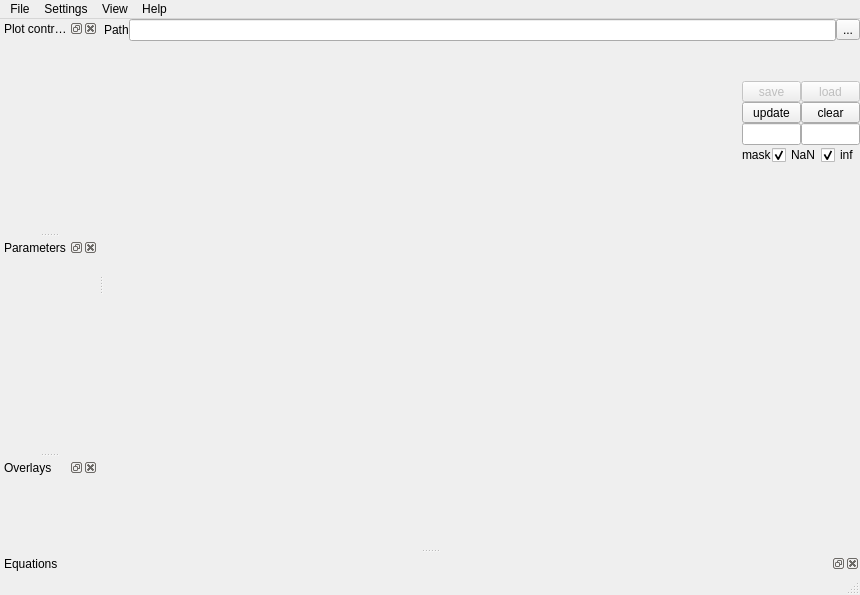
<?xml version="1.0" encoding="UTF-8"?>
<ui version="4.0">
 <class>MainWindow</class>
 <widget class="QMainWindow" name="MainWindow">
  <property name="geometry">
   <rect>
    <x>0</x>
    <y>0</y>
    <width>860</width>
    <height>595</height>
   </rect>
  </property>
  <property name="windowTitle">
   <string>ndxplorer</string>
  </property>
  <property name="windowIcon">
   <iconset resource="ui/resource.qrc">
    <normaloff>:/icons/icon.svg</normaloff>:/icons/icon.svg</iconset>
  </property>
  <widget class="QWidget" name="centralwidget">
   <layout class="QVBoxLayout" name="verticalLayout">
    <property name="spacing">
     <number>0</number>
    </property>
    <property name="leftMargin">
     <number>0</number>
    </property>
    <property name="topMargin">
     <number>0</number>
    </property>
    <property name="rightMargin">
     <number>0</number>
    </property>
    <property name="bottomMargin">
     <number>0</number>
    </property>
    <item>
     <layout class="QHBoxLayout" name="horizontalLayout">
      <property name="spacing">
       <number>0</number>
      </property>
      <item>
       <widget class="QLabel" name="label_2">
        <property name="text">
         <string>Path</string>
        </property>
       </widget>
      </item>
      <item>
       <widget class="QLineEdit" name="lineEditWorkingPath"/>
      </item>
      <item>
       <widget class="QToolButton" name="toolButtonChangePath">
        <property name="text">
         <string>...</string>
        </property>
       </widget>
      </item>
     </layout>
    </item>
    <item>
     <widget class="QWidget" name="widget_2" native="true">
      <property name="sizePolicy">
       <sizepolicy hsizetype="Preferred" vsizetype="Preferred">
        <horstretch>1</horstretch>
        <verstretch>1</verstretch>
       </sizepolicy>
      </property>
      <layout class="QGridLayout" name="gridLayout">
       <property name="leftMargin">
        <number>0</number>
       </property>
       <property name="topMargin">
        <number>0</number>
       </property>
       <property name="rightMargin">
        <number>0</number>
       </property>
       <property name="bottomMargin">
        <number>0</number>
       </property>
       <property name="spacing">
        <number>0</number>
       </property>
       <item row="0" column="0">
        <widget class="QWidget" name="widget_3" native="true">
         <property name="sizePolicy">
          <sizepolicy hsizetype="Expanding" vsizetype="Minimum">
           <horstretch>0</horstretch>
           <verstretch>0</verstretch>
          </sizepolicy>
         </property>
         <property name="minimumSize">
          <size>
           <width>0</width>
           <height>0</height>
          </size>
         </property>
         <property name="maximumSize">
          <size>
           <width>16777215</width>
           <height>16777215</height>
          </size>
         </property>
         <layout class="QVBoxLayout" name="verticalLayout_6">
          <property name="spacing">
           <number>0</number>
          </property>
          <property name="leftMargin">
           <number>0</number>
          </property>
          <property name="topMargin">
           <number>0</number>
          </property>
          <property name="rightMargin">
           <number>0</number>
          </property>
          <property name="bottomMargin">
           <number>0</number>
          </property>
          <item>
           <layout class="QVBoxLayout" name="verticalLayout_5">
            <property name="spacing">
             <number>0</number>
            </property>
            <property name="sizeConstraint">
             <enum>QLayout::SetFixedSize</enum>
            </property>
            <property name="topMargin">
             <number>6</number>
            </property>
           </layout>
          </item>
         </layout>
        </widget>
       </item>
       <item row="0" column="1">
        <widget class="QWidget" name="widget_6" native="true">
         <layout class="QVBoxLayout" name="verticalLayout_17">
          <property name="spacing">
           <number>0</number>
          </property>
          <property name="leftMargin">
           <number>0</number>
          </property>
          <property name="topMargin">
           <number>0</number>
          </property>
          <property name="rightMargin">
           <number>0</number>
          </property>
          <property name="bottomMargin">
           <number>0</number>
          </property>
          <item>
           <layout class="QVBoxLayout" name="verticalLayout_2">
            <property name="spacing">
             <number>0</number>
            </property>
            <item>
             <spacer name="verticalSpacer">
              <property name="orientation">
               <enum>Qt::Vertical</enum>
              </property>
              <property name="sizeHint" stdset="0">
               <size>
                <width>20</width>
                <height>40</height>
               </size>
              </property>
             </spacer>
            </item>
            <item>
             <layout class="QGridLayout" name="gridLayout_2">
              <property name="spacing">
               <number>0</number>
              </property>
              <item row="1" column="0">
               <widget class="QToolButton" name="toolButtonUpdatePlot">
                <property name="enabled">
                 <bool>true</bool>
                </property>
                <property name="sizePolicy">
                 <sizepolicy hsizetype="MinimumExpanding" vsizetype="Fixed">
                  <horstretch>0</horstretch>
                  <verstretch>0</verstretch>
                 </sizepolicy>
                </property>
                <property name="toolTip">
                 <string>Update plot</string>
                </property>
                <property name="text">
                 <string>update</string>
                </property>
               </widget>
              </item>
              <item row="1" column="1">
               <widget class="QToolButton" name="toolButtonClearPlot">
                <property name="enabled">
                 <bool>true</bool>
                </property>
                <property name="sizePolicy">
                 <sizepolicy hsizetype="MinimumExpanding" vsizetype="Fixed">
                  <horstretch>0</horstretch>
                  <verstretch>0</verstretch>
                 </sizepolicy>
                </property>
                <property name="toolTip">
                 <string>Clear plot</string>
                </property>
                <property name="text">
                 <string>clear</string>
                </property>
               </widget>
              </item>
              <item row="0" column="0">
               <widget class="QToolButton" name="toolButton_3">
                <property name="enabled">
                 <bool>false</bool>
                </property>
                <property name="sizePolicy">
                 <sizepolicy hsizetype="MinimumExpanding" vsizetype="Fixed">
                  <horstretch>0</horstretch>
                  <verstretch>0</verstretch>
                 </sizepolicy>
                </property>
                <property name="text">
                 <string>save</string>
                </property>
               </widget>
              </item>
              <item row="0" column="1">
               <widget class="QToolButton" name="toolButton_2">
                <property name="enabled">
                 <bool>false</bool>
                </property>
                <property name="sizePolicy">
                 <sizepolicy hsizetype="MinimumExpanding" vsizetype="Fixed">
                  <horstretch>0</horstretch>
                  <verstretch>0</verstretch>
                 </sizepolicy>
                </property>
                <property name="text">
                 <string>load</string>
                </property>
               </widget>
              </item>
              <item row="2" column="0">
               <widget class="QLineEdit" name="lineEditCountCurrent">
                <property name="sizePolicy">
                 <sizepolicy hsizetype="Ignored" vsizetype="Fixed">
                  <horstretch>0</horstretch>
                  <verstretch>0</verstretch>
                 </sizepolicy>
                </property>
               </widget>
              </item>
              <item row="2" column="1">
               <widget class="QLineEdit" name="lineEditCountTotal">
                <property name="sizePolicy">
                 <sizepolicy hsizetype="Ignored" vsizetype="Fixed">
                  <horstretch>0</horstretch>
                  <verstretch>0</verstretch>
                 </sizepolicy>
                </property>
                <property name="maximumSize">
                 <size>
                  <width>16777215</width>
                  <height>16777215</height>
                 </size>
                </property>
                <property name="baseSize">
                 <size>
                  <width>0</width>
                  <height>0</height>
                 </size>
                </property>
                <property name="maxLength">
                 <number>10</number>
                </property>
                <property name="readOnly">
                 <bool>true</bool>
                </property>
               </widget>
              </item>
             </layout>
            </item>
            <item>
             <layout class="QHBoxLayout" name="horizontalLayout_2">
              <property name="spacing">
               <number>0</number>
              </property>
              <item>
               <widget class="QLabel" name="label">
                <property name="text">
                 <string>mask</string>
                </property>
               </widget>
              </item>
              <item>
               <widget class="QCheckBox" name="checkBoxMaskNaN">
                <property name="text">
                 <string>NaN</string>
                </property>
                <property name="checked">
                 <bool>true</bool>
                </property>
               </widget>
              </item>
              <item>
               <widget class="QCheckBox" name="checkBoxMaskInf">
                <property name="text">
                 <string>inf</string>
                </property>
                <property name="checked">
                 <bool>true</bool>
                </property>
               </widget>
              </item>
             </layout>
            </item>
           </layout>
          </item>
         </layout>
        </widget>
       </item>
       <item row="1" column="0">
        <widget class="QWidget" name="widget_4" native="true">
         <property name="sizePolicy">
          <sizepolicy hsizetype="Expanding" vsizetype="Expanding">
           <horstretch>1</horstretch>
           <verstretch>1</verstretch>
          </sizepolicy>
         </property>
         <layout class="QVBoxLayout" name="verticalLayout_12">
          <property name="spacing">
           <number>0</number>
          </property>
          <property name="leftMargin">
           <number>0</number>
          </property>
          <property name="topMargin">
           <number>0</number>
          </property>
          <property name="rightMargin">
           <number>0</number>
          </property>
          <property name="bottomMargin">
           <number>0</number>
          </property>
          <item>
           <layout class="QVBoxLayout" name="verticalLayout_11">
            <property name="spacing">
             <number>0</number>
            </property>
            <property name="sizeConstraint">
             <enum>QLayout::SetFixedSize</enum>
            </property>
           </layout>
          </item>
         </layout>
        </widget>
       </item>
       <item row="1" column="1">
        <widget class="QWidget" name="widget_5" native="true">
         <property name="sizePolicy">
          <sizepolicy hsizetype="Minimum" vsizetype="Expanding">
           <horstretch>0</horstretch>
           <verstretch>0</verstretch>
          </sizepolicy>
         </property>
         <property name="minimumSize">
          <size>
           <width>0</width>
           <height>0</height>
          </size>
         </property>
         <property name="maximumSize">
          <size>
           <width>16777215</width>
           <height>16777215</height>
          </size>
         </property>
         <layout class="QVBoxLayout" name="verticalLayout_8">
          <property name="spacing">
           <number>0</number>
          </property>
          <property name="leftMargin">
           <number>0</number>
          </property>
          <property name="topMargin">
           <number>0</number>
          </property>
          <property name="rightMargin">
           <number>0</number>
          </property>
          <property name="bottomMargin">
           <number>0</number>
          </property>
          <item>
           <layout class="QVBoxLayout" name="verticalLayout_7">
            <property name="spacing">
             <number>0</number>
            </property>
            <property name="sizeConstraint">
             <enum>QLayout::SetFixedSize</enum>
            </property>
            <property name="rightMargin">
             <number>6</number>
            </property>
           </layout>
          </item>
         </layout>
        </widget>
       </item>
      </layout>
     </widget>
    </item>
   </layout>
  </widget>
  <widget class="QMenuBar" name="menubar">
   <property name="geometry">
    <rect>
     <x>0</x>
     <y>0</y>
     <width>860</width>
     <height>21</height>
    </rect>
   </property>
   <widget class="QMenu" name="menuFile">
    <property name="title">
     <string>File</string>
    </property>
    <widget class="QMenu" name="menuOpen_Monte_Carlo">
     <property name="title">
      <string>Import</string>
     </property>
     <widget class="QMenu" name="menusmFRET">
      <property name="title">
       <string>smFRET</string>
      </property>
      <addaction name="actionOpenParisDataset"/>
     </widget>
     <widget class="QMenu" name="menuSampling">
      <property name="title">
       <string>Sampling</string>
      </property>
      <addaction name="actionOpenChiSurfSampling"/>
     </widget>
     <addaction name="separator"/>
     <addaction name="actionOpenCsv"/>
     <addaction name="separator"/>
     <addaction name="menusmFRET"/>
     <addaction name="menuSampling"/>
    </widget>
    <widget class="QMenu" name="menuSave">
     <property name="title">
      <string>Save</string>
     </property>
     <addaction name="separator"/>
     <addaction name="actionBurst_IDs"/>
     <addaction name="actionHistograms"/>
    </widget>
    <widget class="QMenu" name="menuType_Here">
     <property name="title">
      <string>Type Here</string>
     </property>
    </widget>
    <addaction name="menuOpen_Monte_Carlo"/>
    <addaction name="separator"/>
    <addaction name="menuSave"/>
    <addaction name="separator"/>
    <addaction name="actionPrint_window"/>
    <addaction name="separator"/>
    <addaction name="actionExit"/>
    <addaction name="menuType_Here"/>
   </widget>
   <widget class="QMenu" name="menuSettings">
    <property name="title">
     <string>Settings</string>
    </property>
    <widget class="QMenu" name="menuSave_settings">
     <property name="title">
      <string>Save settings</string>
     </property>
     <addaction name="actionSave_axis_settings"/>
     <addaction name="actionConstants"/>
     <addaction name="actionEquations"/>
    </widget>
    <addaction name="actionLoad_settings"/>
    <addaction name="menuSave_settings"/>
   </widget>
   <widget class="QMenu" name="menuView">
    <property name="title">
     <string>View</string>
    </property>
    <addaction name="action_dock_Plot_view"/>
    <addaction name="action_dock_Parameters_view"/>
    <addaction name="action_dock_Overlays_view"/>
    <addaction name="action_dock_Equations_view"/>
   </widget>
   <widget class="QMenu" name="menuHelp">
    <property name="title">
     <string>Help</string>
    </property>
    <addaction name="actionHelp"/>
    <addaction name="separator"/>
    <addaction name="actionAbout"/>
    <addaction name="actionUpdate"/>
   </widget>
   <addaction name="menuFile"/>
   <addaction name="menuSettings"/>
   <addaction name="menuView"/>
   <addaction name="menuHelp"/>
  </widget>
  <widget class="QStatusBar" name="statusbar"/>
  <widget class="QDockWidget" name="dockWidget_PlotControl">
   <property name="minimumSize">
    <size>
     <width>98</width>
     <height>45</height>
    </size>
   </property>
   <property name="windowTitle">
    <string>Plot controls</string>
   </property>
   <attribute name="dockWidgetArea">
    <number>1</number>
   </attribute>
   <widget class="QWidget" name="dockWidgetContents">
    <layout class="QVBoxLayout" name="verticalLayout_14">
     <property name="spacing">
      <number>0</number>
     </property>
     <property name="leftMargin">
      <number>0</number>
     </property>
     <property name="topMargin">
      <number>0</number>
     </property>
     <property name="rightMargin">
      <number>0</number>
     </property>
     <property name="bottomMargin">
      <number>0</number>
     </property>
     <item>
      <layout class="QVBoxLayout" name="verticalLayout_3">
       <property name="spacing">
        <number>0</number>
       </property>
      </layout>
     </item>
    </layout>
   </widget>
  </widget>
  <widget class="QDockWidget" name="dockWidget_Parameters">
   <property name="minimumSize">
    <size>
     <width>98</width>
     <height>45</height>
    </size>
   </property>
   <property name="windowTitle">
    <string>Parameters</string>
   </property>
   <attribute name="dockWidgetArea">
    <number>1</number>
   </attribute>
   <widget class="QWidget" name="dockWidgetContents_2">
    <layout class="QVBoxLayout" name="verticalLayout_9">
     <property name="spacing">
      <number>0</number>
     </property>
     <property name="leftMargin">
      <number>0</number>
     </property>
     <property name="topMargin">
      <number>0</number>
     </property>
     <property name="rightMargin">
      <number>0</number>
     </property>
     <property name="bottomMargin">
      <number>0</number>
     </property>
     <item>
      <layout class="QVBoxLayout" name="verticalLayout_4">
       <property name="spacing">
        <number>0</number>
       </property>
      </layout>
     </item>
    </layout>
   </widget>
  </widget>
  <widget class="QDockWidget" name="dockWidget_Overlays">
   <property name="windowTitle">
    <string>Overlays</string>
   </property>
   <attribute name="dockWidgetArea">
    <number>1</number>
   </attribute>
   <widget class="QWidget" name="dockWidgetContents_3">
    <layout class="QVBoxLayout" name="verticalLayout_13">
     <property name="spacing">
      <number>0</number>
     </property>
     <property name="leftMargin">
      <number>0</number>
     </property>
     <property name="topMargin">
      <number>0</number>
     </property>
     <property name="rightMargin">
      <number>0</number>
     </property>
     <property name="bottomMargin">
      <number>0</number>
     </property>
     <item>
      <layout class="QVBoxLayout" name="verticalLayout_10">
       <property name="spacing">
        <number>0</number>
       </property>
      </layout>
     </item>
    </layout>
   </widget>
  </widget>
  <widget class="QDockWidget" name="dockWidget_Equations">
   <property name="enabled">
    <bool>true</bool>
   </property>
   <property name="toolTip">
    <string>Equations that will be used for computed parameters.</string>
   </property>
   <property name="floating">
    <bool>false</bool>
   </property>
   <property name="windowTitle">
    <string>Equations</string>
   </property>
   <attribute name="dockWidgetArea">
    <number>8</number>
   </attribute>
   <widget class="QWidget" name="dockWidgetContents_4">
    <layout class="QVBoxLayout" name="verticalLayout_16">
     <property name="spacing">
      <number>0</number>
     </property>
     <property name="leftMargin">
      <number>0</number>
     </property>
     <property name="topMargin">
      <number>0</number>
     </property>
     <property name="rightMargin">
      <number>0</number>
     </property>
     <property name="bottomMargin">
      <number>0</number>
     </property>
     <item>
      <layout class="QVBoxLayout" name="verticalLayout_15"/>
     </item>
    </layout>
   </widget>
  </widget>
  <action name="actionExit">
   <property name="text">
    <string>Exit</string>
   </property>
  </action>
  <action name="actionOpenChiSurfSampling">
   <property name="text">
    <string>ChiSurf</string>
   </property>
  </action>
  <action name="actionLoad_settings">
   <property name="text">
    <string>Load settings</string>
   </property>
  </action>
  <action name="actionOpenParisDataset">
   <property name="text">
    <string>bur/b*4</string>
   </property>
   <property name="shortcut">
    <string>Ctrl+I</string>
   </property>
  </action>
  <action name="actionSave_axis_settings">
   <property name="text">
    <string>Axis settings</string>
   </property>
  </action>
  <action name="actionBurst_IDs">
   <property name="text">
    <string>Burst IDs</string>
   </property>
   <property name="shortcut">
    <string/>
   </property>
  </action>
  <action name="actionHistograms">
   <property name="text">
    <string>Histograms</string>
   </property>
  </action>
  <action name="actionUpdate_plot">
   <property name="text">
    <string>Update plot</string>
   </property>
  </action>
  <action name="actionClear_plot">
   <property name="text">
    <string>Clear plot</string>
   </property>
  </action>
  <action name="actionMask_toggle_changed">
   <property name="text">
    <string>Mask toggle changed</string>
   </property>
  </action>
  <action name="actionConstants">
   <property name="text">
    <string>Constants</string>
   </property>
  </action>
  <action name="actionEquations">
   <property name="text">
    <string>Equations</string>
   </property>
  </action>
  <action name="actionOpenCsv">
   <property name="text">
    <string>Import Text files (*.csv,*.dat)</string>
   </property>
  </action>
  <action name="actionSelect_working_path">
   <property name="text">
    <string>Select working path</string>
   </property>
  </action>
  <action name="action_dock_Plot_view">
   <property name="checkable">
    <bool>true</bool>
   </property>
   <property name="checked">
    <bool>true</bool>
   </property>
   <property name="text">
    <string>Plot controls</string>
   </property>
  </action>
  <action name="action_dock_Parameters_view">
   <property name="checkable">
    <bool>true</bool>
   </property>
   <property name="checked">
    <bool>true</bool>
   </property>
   <property name="text">
    <string>Parameters</string>
   </property>
  </action>
  <action name="action_dock_Overlays_view">
   <property name="checkable">
    <bool>true</bool>
   </property>
   <property name="checked">
    <bool>true</bool>
   </property>
   <property name="text">
    <string>Overlays</string>
   </property>
  </action>
  <action name="action_dock_Equations_view">
   <property name="checkable">
    <bool>true</bool>
   </property>
   <property name="checked">
    <bool>true</bool>
   </property>
   <property name="text">
    <string>Equations</string>
   </property>
  </action>
  <action name="actionHelp">
   <property name="enabled">
    <bool>false</bool>
   </property>
   <property name="text">
    <string>Help</string>
   </property>
  </action>
  <action name="actionAbout">
   <property name="enabled">
    <bool>false</bool>
   </property>
   <property name="text">
    <string>About</string>
   </property>
  </action>
  <action name="actionUpdate">
   <property name="enabled">
    <bool>false</bool>
   </property>
   <property name="text">
    <string>Update</string>
   </property>
  </action>
  <action name="actionPrint_window">
   <property name="text">
    <string>Print window</string>
   </property>
   <property name="shortcut">
    <string/>
   </property>
  </action>
 </widget>
 <resources>
  <include location="ui/resource.qrc"/>
 </resources>
 <connections>
  <connection>
   <sender>toolButtonUpdatePlot</sender>
   <signal>clicked()</signal>
   <receiver>actionUpdate_plot</receiver>
   <slot>trigger()</slot>
   <hints>
    <hint type="sourcelabel">
     <x>1026</x>
     <y>56</y>
    </hint>
    <hint type="destinationlabel">
     <x>-1</x>
     <y>-1</y>
    </hint>
   </hints>
  </connection>
  <connection>
   <sender>toolButtonClearPlot</sender>
   <signal>clicked()</signal>
   <receiver>actionClear_plot</receiver>
   <slot>trigger()</slot>
   <hints>
    <hint type="sourcelabel">
     <x>1073</x>
     <y>50</y>
    </hint>
    <hint type="destinationlabel">
     <x>-1</x>
     <y>-1</y>
    </hint>
   </hints>
  </connection>
  <connection>
   <sender>checkBoxMaskNaN</sender>
   <signal>stateChanged(int)</signal>
   <receiver>actionMask_toggle_changed</receiver>
   <slot>trigger()</slot>
   <hints>
    <hint type="sourcelabel">
     <x>1028</x>
     <y>69</y>
    </hint>
    <hint type="destinationlabel">
     <x>-1</x>
     <y>-1</y>
    </hint>
   </hints>
  </connection>
  <connection>
   <sender>checkBoxMaskInf</sender>
   <signal>stateChanged(int)</signal>
   <receiver>actionMask_toggle_changed</receiver>
   <slot>trigger()</slot>
   <hints>
    <hint type="sourcelabel">
     <x>1073</x>
     <y>69</y>
    </hint>
    <hint type="destinationlabel">
     <x>-1</x>
     <y>-1</y>
    </hint>
   </hints>
  </connection>
  <connection>
   <sender>toolButtonChangePath</sender>
   <signal>clicked()</signal>
   <receiver>actionSelect_working_path</receiver>
   <slot>trigger()</slot>
   <hints>
    <hint type="sourcelabel">
     <x>1079</x>
     <y>31</y>
    </hint>
    <hint type="destinationlabel">
     <x>-1</x>
     <y>-1</y>
    </hint>
   </hints>
  </connection>
  <connection>
   <sender>dockWidget_Overlays</sender>
   <signal>visibilityChanged(bool)</signal>
   <receiver>action_dock_Overlays_view</receiver>
   <slot>setChecked(bool)</slot>
   <hints>
    <hint type="sourcelabel">
     <x>140</x>
     <y>419</y>
    </hint>
    <hint type="destinationlabel">
     <x>-1</x>
     <y>-1</y>
    </hint>
   </hints>
  </connection>
  <connection>
   <sender>action_dock_Equations_view</sender>
   <signal>triggered(bool)</signal>
   <receiver>dockWidget_Equations</receiver>
   <slot>setVisible(bool)</slot>
   <hints>
    <hint type="sourcelabel">
     <x>-1</x>
     <y>-1</y>
    </hint>
    <hint type="destinationlabel">
     <x>444</x>
     <y>525</y>
    </hint>
   </hints>
  </connection>
  <connection>
   <sender>dockWidget_Equations</sender>
   <signal>visibilityChanged(bool)</signal>
   <receiver>action_dock_Equations_view</receiver>
   <slot>setChecked(bool)</slot>
   <hints>
    <hint type="sourcelabel">
     <x>444</x>
     <y>525</y>
    </hint>
    <hint type="destinationlabel">
     <x>-1</x>
     <y>-1</y>
    </hint>
   </hints>
  </connection>
  <connection>
   <sender>action_dock_Overlays_view</sender>
   <signal>triggered(bool)</signal>
   <receiver>dockWidget_Overlays</receiver>
   <slot>setVisible(bool)</slot>
   <hints>
    <hint type="sourcelabel">
     <x>-1</x>
     <y>-1</y>
    </hint>
    <hint type="destinationlabel">
     <x>140</x>
     <y>419</y>
    </hint>
   </hints>
  </connection>
  <connection>
   <sender>action_dock_Plot_view</sender>
   <signal>triggered(bool)</signal>
   <receiver>dockWidget_PlotControl</receiver>
   <slot>setVisible(bool)</slot>
   <hints>
    <hint type="sourcelabel">
     <x>-1</x>
     <y>-1</y>
    </hint>
    <hint type="destinationlabel">
     <x>140</x>
     <y>92</y>
    </hint>
   </hints>
  </connection>
  <connection>
   <sender>dockWidget_PlotControl</sender>
   <signal>visibilityChanged(bool)</signal>
   <receiver>action_dock_Plot_view</receiver>
   <slot>setChecked(bool)</slot>
   <hints>
    <hint type="sourcelabel">
     <x>140</x>
     <y>92</y>
    </hint>
    <hint type="destinationlabel">
     <x>-1</x>
     <y>-1</y>
    </hint>
   </hints>
  </connection>
  <connection>
   <sender>action_dock_Parameters_view</sender>
   <signal>triggered(bool)</signal>
   <receiver>dockWidget_Parameters</receiver>
   <slot>setVisible(bool)</slot>
   <hints>
    <hint type="sourcelabel">
     <x>-1</x>
     <y>-1</y>
    </hint>
    <hint type="destinationlabel">
     <x>140</x>
     <y>252</y>
    </hint>
   </hints>
  </connection>
  <connection>
   <sender>dockWidget_Parameters</sender>
   <signal>visibilityChanged(bool)</signal>
   <receiver>action_dock_Parameters_view</receiver>
   <slot>setChecked(bool)</slot>
   <hints>
    <hint type="sourcelabel">
     <x>140</x>
     <y>252</y>
    </hint>
    <hint type="destinationlabel">
     <x>-1</x>
     <y>-1</y>
    </hint>
   </hints>
  </connection>
 </connections>
</ui>
